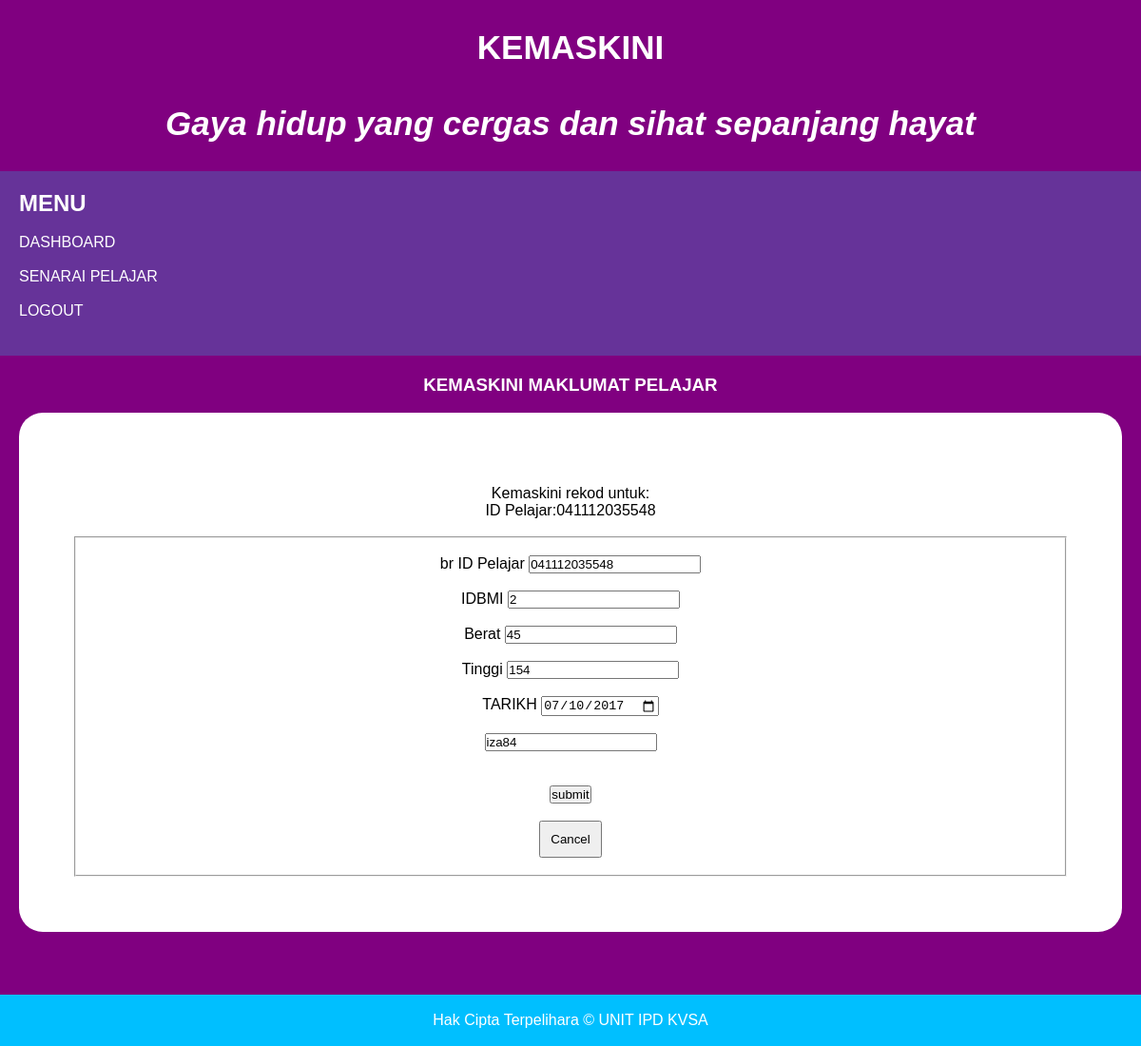
The page /kemaskini.php?kemaskini_id=2 (signed in) on the database its author committed.
### tables this page shows
CREATE TABLE `tblbmi` (
  `IDBMI` varchar(11) NOT NULL,
  `IDPELAJAR` varchar(12) NOT NULL,
  `BERAT` int(30) NOT NULL,
  `TINGGI` int(30) NOT NULL,
  `TARIKH` date NOT NULL,
  `IDGURU` varchar(5) NOT NULL
);

### kemaskini.php (the view, shortened to what this page needs)
<!DOCTYPE html>
<html>
<head>
  <link rel="stylesheet" type="text/css" href="style.css">
</head>
<body>
<header>KEMASKINI<br>
  <center><i>Gaya hidup yang cergas dan sihat sepanjang hayat</i></center>
  </header>
  <section>
    <nav>
      <h2>MENU</h2>
      <ul>
        <br>
        <li><a href="dashboard.php">DASHBOARD</a></li><br>&nbsp
        <li><a href="senarai_semua_pelajar.php">SENARAI PELAJAR</a></li><br>&nbsp
        <li><a href="logout.php">LOGOUT</a></li><br>&nbsp
      </ul>
    </nav>
  <article>
  <center>
  <h1 class="title">KEMASKINI MAKLUMAT PELAJAR</h1>&nbsp
  <div class="data">
  <?php
  include 'connection.php';
  $dataPelajar=mysqli_query($conn,"select * from tblbmi where IDBMI='".$_GET['kemaskini_id']."'");
  $infoPelajar=mysqli_fetch_array($dataPelajar);
  echo "<br>";
  echo "Kemaskini rekod untuk: <br>";
  echo "ID Pelajar:".$infoPelajar['IDPELAJAR']."<br>";
  ?>&nbsp
 <fieldset>
  <form action="prosesupdate.php" method="POST">
    <br>br
      <label>ID Pelajar</label>
      <input type="text" name="IDPELAJAR" readonly value="<?php echo $infoPelajar['IDPELAJAR'] ?>"></br><br>
      <label>IDBMI</label>
      <input type="text" name="IDBMI" readonly value="<?php echo $infoPelajar['IDBMI'] ?>"></br><br>
      <label>Berat</label>
      <input type="text" name="BERAT" value="<?php echo $infoPelajar['BERAT'] ?>"></br><br>
      <label>Tinggi</label>
      <input type="text" name="TINGGI" value="<?php echo $infoPelajar['TINGGI'] ?>"></br><br>
      <label>TARIKH</label>
      <input type="date" name="TARIKH" value="<?php echo $infoPelajar['TARIKH']?>"></BR><br>
      <input type="text" name="IDGURU" readonly value="<?php echo $infoPelajar['IDGURU'] ?>"></br><br>
      <br><input type="submit" name="submit" value="submit"><br><br>
              <button><a href="dashboard.php">Cancel</a></button><br><br>
    </center>
  </article>
</section>
<footer>
  <p>Hak Cipta Terpelihara &copy UNIT IPD KVSA</p>
</footer>
</body>
</html>

### style.css (style rules this page uses)
* { padding: 0; margin: 0; box-sizing: border-box; }
body { font-family: Arial, Hevitica, sans-serif; }
header { font-weight: bolder; background-color: purple; padding: 30px; text-align: center; font-size: 35px; color: white; }
.title { color: white; }
nav { width: 30; background: rebeccapurple; padding: 20px; color: white; }
nav ul { list-style-type: none; margin: 0; padding: 0; overflow: hidden; }
li a { text-decoration: none; color: white; float: left; }
article { padding: 20px; background: purple; }
.data { margin-bottom: 100px; border-radius: 25px; padding: 5%; background: white; }
section:after { background-color: purple; content: ""; display: table; clear: both; }
button { padding: 10px; }
button a,td a { color: black; text-decoration: none; }
footer { width: 100%; position: fixed; bottom: 0px; background-color: deepskyblue; padding: 18px; text-align: center; color: white; }

### rows shown on the page
tblbmi: IDPELAJAR "041112035548", IDBMI "2", BERAT "45", TINGGI "154", TARIKH "07/10/2017", IDGURU "iza84"
